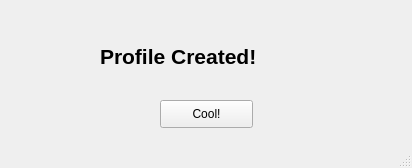
<?xml version="1.0" encoding="UTF-8"?>
<ui version="4.0">
 <class>profile_createdpy</class>
 <widget class="QMainWindow" name="profile_createdpy">
  <property name="geometry">
   <rect>
    <x>0</x>
    <y>0</y>
    <width>412</width>
    <height>168</height>
   </rect>
  </property>
  <property name="windowTitle">
   <string>MainWindow</string>
  </property>
  <widget class="QWidget" name="centralwidget">
   <widget class="QLabel" name="label">
    <property name="geometry">
     <rect>
      <x>100</x>
      <y>40</y>
      <width>212</width>
      <height>33</height>
     </rect>
    </property>
    <property name="font">
     <font>
      <pointsize>16</pointsize>
      <weight>75</weight>
      <bold>true</bold>
     </font>
    </property>
    <property name="text">
     <string>Profile Created!</string>
    </property>
   </widget>
   <widget class="QPushButton" name="confirm">
    <property name="geometry">
     <rect>
      <x>160</x>
      <y>100</y>
      <width>93</width>
      <height>28</height>
     </rect>
    </property>
    <property name="text">
     <string>Cool!</string>
    </property>
   </widget>
  </widget>
  <widget class="QStatusBar" name="statusbar"/>
 </widget>
 <resources/>
 <connections/>
</ui>
